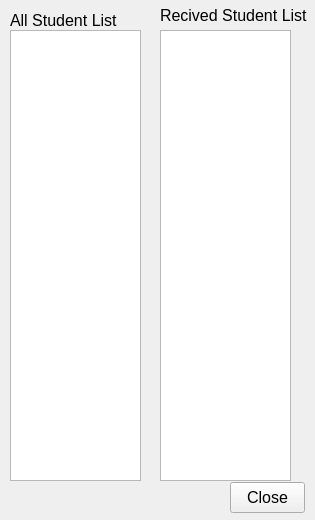
<?xml version="1.0" encoding="UTF-8"?>
<ui version="4.0">
 <class>DownloadManage</class>
 <widget class="QWidget" name="DownloadManage">
  <property name="geometry">
   <rect>
    <x>0</x>
    <y>0</y>
    <width>315</width>
    <height>520</height>
   </rect>
  </property>
  <property name="font">
   <font>
    <pointsize>12</pointsize>
   </font>
  </property>
  <property name="windowTitle">
   <string>Form</string>
  </property>
  <widget class="QListWidget" name="lWAllStudenList">
   <property name="geometry">
    <rect>
     <x>10</x>
     <y>30</y>
     <width>131</width>
     <height>451</height>
    </rect>
   </property>
   <property name="font">
    <font>
     <pointsize>12</pointsize>
    </font>
   </property>
  </widget>
  <widget class="QListWidget" name="lWRecivedStudentList">
   <property name="geometry">
    <rect>
     <x>160</x>
     <y>30</y>
     <width>131</width>
     <height>451</height>
    </rect>
   </property>
   <property name="font">
    <font>
     <pointsize>12</pointsize>
    </font>
   </property>
  </widget>
  <widget class="QPushButton" name="pushButton">
   <property name="geometry">
    <rect>
     <x>230</x>
     <y>482</y>
     <width>75</width>
     <height>31</height>
    </rect>
   </property>
   <property name="text">
    <string>Close</string>
   </property>
  </widget>
  <widget class="QLabel" name="label">
   <property name="geometry">
    <rect>
     <x>10</x>
     <y>10</y>
     <width>111</width>
     <height>21</height>
    </rect>
   </property>
   <property name="text">
    <string>All Student List</string>
   </property>
  </widget>
  <widget class="QLabel" name="label_2">
   <property name="geometry">
    <rect>
     <x>160</x>
     <y>5</y>
     <width>151</width>
     <height>21</height>
    </rect>
   </property>
   <property name="text">
    <string>Recived Student List</string>
   </property>
  </widget>
 </widget>
 <resources/>
 <connections>
  <connection>
   <sender>pushButton</sender>
   <signal>clicked()</signal>
   <receiver>DownloadManage</receiver>
   <slot>close()</slot>
   <hints>
    <hint type="sourcelabel">
     <x>262</x>
     <y>500</y>
    </hint>
    <hint type="destinationlabel">
     <x>457</x>
     <y>504</y>
    </hint>
   </hints>
  </connection>
 </connections>
</ui>
